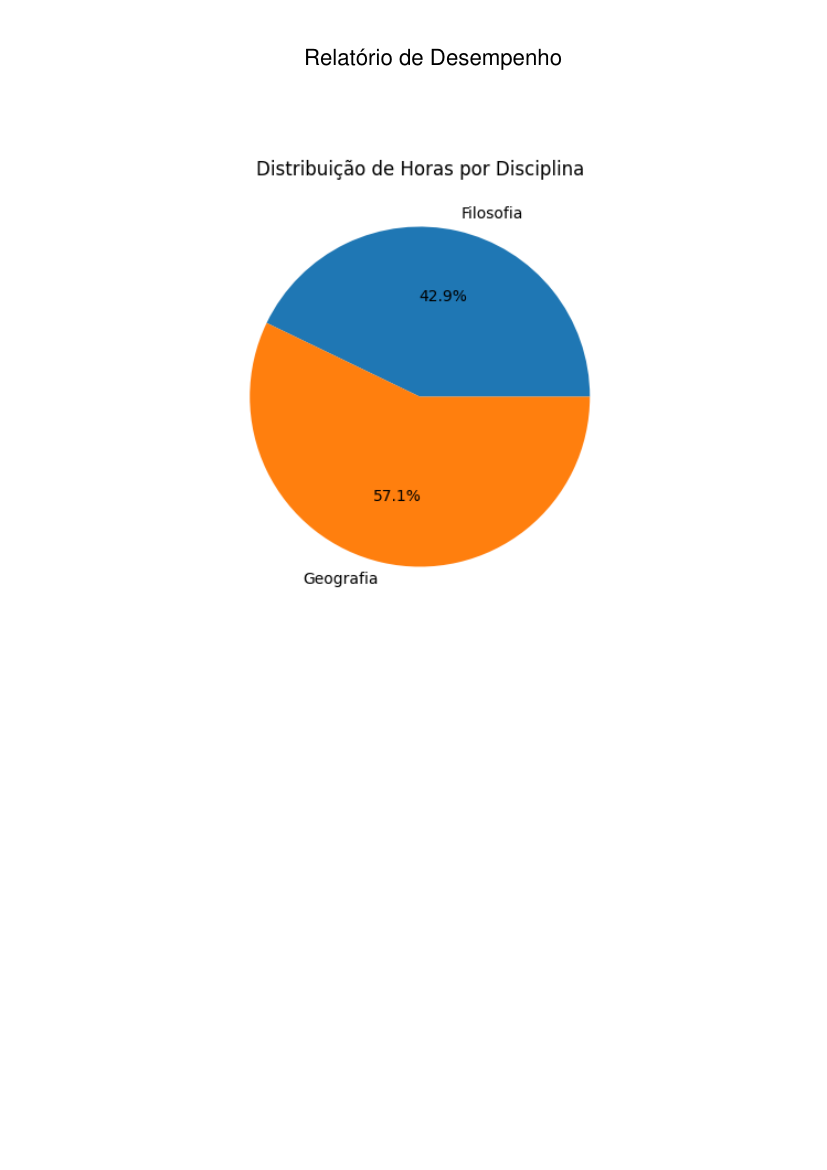

Python code for this plot:
from fpdf import FPDF
import matplotlib.pyplot as plt
from database import obter_dados
import os

def gerar_graficos():
    dados = obter_dados()
    disciplinas = {}
    for _, disciplina, horas, _ in dados:
        disciplinas[disciplina] = disciplinas.get(disciplina, 0) + horas

    # Gráfico de Pizza
    plt.figure(figsize=(5,5))
    plt.pie(disciplinas.values(), labels=disciplinas.keys(), autopct='%1.1f%%')
    plt.title("Distribuição de Horas por Disciplina")
    plt.savefig("grafico_pizza.png")

    # Gráfico de Barras
    plt.figure(figsize=(6,4))
    plt.bar(disciplinas.keys(), disciplinas.values(), color='skyblue')
    plt.title("Horas Totais por Disciplina")
    plt.ylabel("Horas")
    plt.savefig("grafico_barras.png")

def gerar_pdf(nome_arquivo="relatorio.pdf"):
    gerar_graficos()

    pdf = FPDF()
    pdf.add_page()
    pdf.set_font("Arial", size=16)
    pdf.cell(200, 10, txt="Relatório de Desempenho", ln=True, align="C")

    pdf.image("grafico_pizza.png", x=35, y=30, w=140)
    pdf.add_page()
    pdf.image("grafico_barras.png", x=30, y=30, w=150)

    pdf.output(nome_arquivo)
    os.remove("grafico_pizza.png")
    os.remove("grafico_barras.png")
